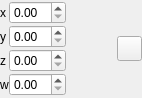
<?xml version="1.0" encoding="UTF-8"?>
<ui version="4.0">
 <class>Form</class>
 <widget class="QWidget" name="Form">
  <property name="geometry">
   <rect>
    <x>0</x>
    <y>0</y>
    <width>142</width>
    <height>98</height>
   </rect>
  </property>
  <property name="windowTitle">
   <string>Form</string>
  </property>
  <layout class="QHBoxLayout" name="horizontalLayout_5">
   <property name="leftMargin">
    <number>0</number>
   </property>
   <property name="topMargin">
    <number>0</number>
   </property>
   <property name="rightMargin">
    <number>0</number>
   </property>
   <property name="bottomMargin">
    <number>0</number>
   </property>
   <item>
    <layout class="QVBoxLayout" name="verticalLayout">
     <property name="spacing">
      <number>0</number>
     </property>
     <item>
      <layout class="QHBoxLayout" name="horizontalLayout">
       <item>
        <widget class="QLabel" name="label">
         <property name="text">
          <string>x</string>
         </property>
        </widget>
       </item>
       <item>
        <widget class="QDoubleSpinBox" name="dsbX"/>
       </item>
      </layout>
     </item>
     <item>
      <layout class="QHBoxLayout" name="horizontalLayout_2">
       <item>
        <widget class="QLabel" name="label_2">
         <property name="text">
          <string>y</string>
         </property>
        </widget>
       </item>
       <item>
        <widget class="QDoubleSpinBox" name="dsbY"/>
       </item>
      </layout>
     </item>
     <item>
      <layout class="QHBoxLayout" name="horizontalLayout_3">
       <item>
        <widget class="QLabel" name="label_3">
         <property name="text">
          <string>z</string>
         </property>
        </widget>
       </item>
       <item>
        <widget class="QDoubleSpinBox" name="dsbZ"/>
       </item>
      </layout>
     </item>
     <item>
      <layout class="QHBoxLayout" name="horizontalLayout_4">
       <item>
        <widget class="QLabel" name="label_4">
         <property name="text">
          <string>w</string>
         </property>
        </widget>
       </item>
       <item>
        <widget class="QDoubleSpinBox" name="dsbW"/>
       </item>
      </layout>
     </item>
    </layout>
   </item>
   <item>
    <spacer name="horizontalSpacer">
     <property name="orientation">
      <enum>Qt::Horizontal</enum>
     </property>
     <property name="sizeHint" stdset="0">
      <size>
       <width>40</width>
       <height>20</height>
      </size>
     </property>
    </spacer>
   </item>
   <item>
    <widget class="QPushButton" name="pbReset">
     <property name="sizePolicy">
      <sizepolicy hsizetype="Fixed" vsizetype="Fixed">
       <horstretch>0</horstretch>
       <verstretch>0</verstretch>
      </sizepolicy>
     </property>
     <property name="maximumSize">
      <size>
       <width>25</width>
       <height>25</height>
      </size>
     </property>
     <property name="toolTip">
      <string>Reset to defaults</string>
     </property>
     <property name="text">
      <string/>
     </property>
     <property name="icon">
      <iconset>
       <normaloff>:/icons/resources/reset.png</normaloff>:/icons/resources/reset.png</iconset>
     </property>
    </widget>
   </item>
  </layout>
 </widget>
 <resources>
  <include location="nodes_res.qrc"/>
 </resources>
 <connections/>
</ui>
